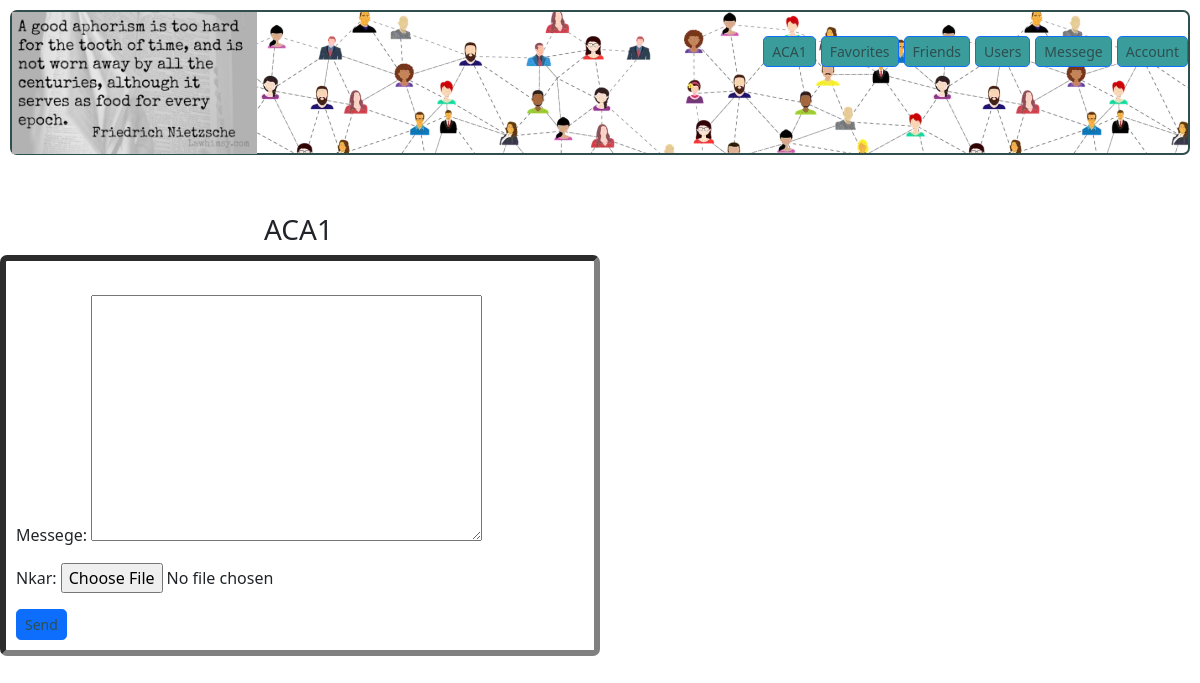
Before: /home/mess?rec=ACA1 (signed in) with the older database file.
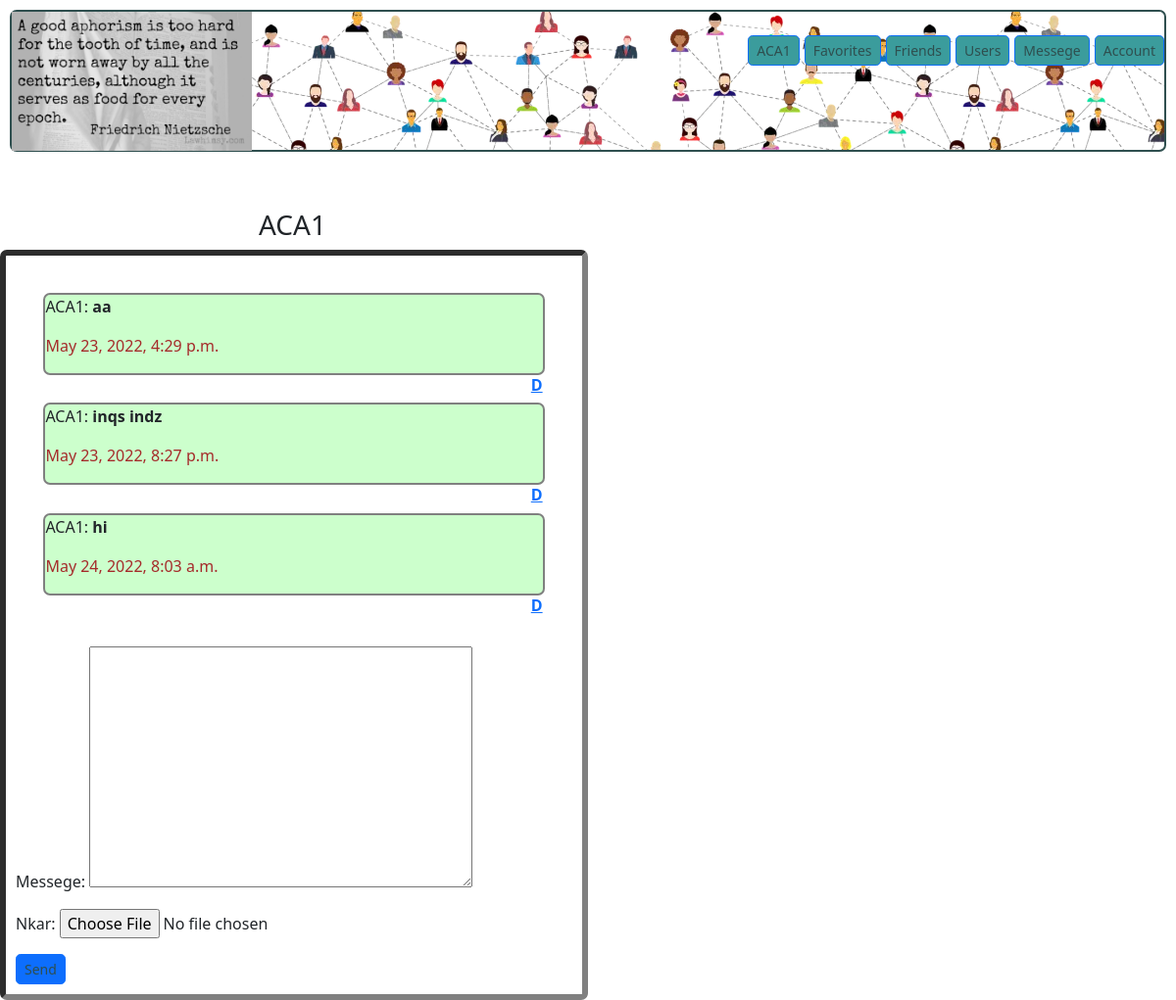
After: the same page with the newer database file.
### scrap/models.py (models this page shows, shortened)
class Messege(models.Model):
    messege = models.TextField(null=True,  blank=True)
    nkar = models.ImageField(upload_to='media', blank=True, null=True)
    sender = models.ForeignKey(User, related_name='send', on_delete=models.SET_NULL, null=True)
    reciever = models.ForeignKey(User, related_name='reciev', on_delete=models.SET_NULL, null=True)
    date = models.DateTimeField(auto_now=True, blank=True)

### scrap/views.py (the view, shortened to what this page needs)
# urls.py: path('mess', login_required(SendMes.as_view()), name='mess'),
class SendMes(LoginRequiredMixin, CreateView):
    model = Messege
    fields = ('messege', 'nkar')
    success_url = reverse_lazy('scrap:mess')
    @staticmethod
    def f(req):
        q = req.GET['rec']
        if q.replace(req.user.username, ''):
            f = q.replace(req.user.username, '')
        else:
            f = req.user.username
        return f
    def get_context_data(self, **kwargs):
        context = super().get_context_data(**kwargs)
        f = self.f(self.request)
        context['rec'] = self.f(self.request)
        obj = Messege.objects.filter(Q(reciever=self.request.user, sender__username=f) |
                                     Q(sender=self.request.user, reciever__username=f)).order_by('date')
        context['object_list'] = obj
        return context

### scrap/templates/scrap/messege_form.html (shortened to what this page needs)
{% extends "base.html" %}
{% block content %}
<br><br>
<h3 style="margin-left:22%">{{rec}}</h3>
<div style="border:6px inset grey;border-radius: 7px;padding:10px;width:50%">
{% for mes in object_list %}
<div style="border:2px solid grey;border-radius: 7px;margin:5%;background:#ccffcc">
{% if request.user == mes.reciever %}
    <p style=""> {{rec}}: <b>{{ mes.messege }}</b> </p>
    {%else%}
    <p  style="color:brown"> you: <b>{{ mes.messege }}</b> </p>
    {% if mes.nkar %}
    <img src="{{mes.nkar.url}}" style="width:70px;margin-left:5%">
    {%endif%}{%endif%}
    <p  style="color:brown">  {{ mes.date }} </p>
    <a style="float:right"href="{% url 'scrap:delete_mes' mes.id%}"><b>D</b> </a>
</div>
{%endfor%}
<br>
{%if request.user.is_authenticated%}
<form method="post" enctype="multipart/form-data" >{% csrf_token %}
    {{ form.as_p }}
    <input class="btn btn-primary btn-sm" type="submit" value="Send" >
</form>
{%endif%}</div>
{% endblock content %}

### templates/base.html (shortened to what this page needs)
<!DOCTYPE HTML>
<html lang="en">
<head>
{%load static%}
    <link rel="stylesheet" type="text/css" href="{% static 'css/bootstrap.css' %}">
    </head>
<body>
<div style="border:2px solid #2f4f4f;border-radius: 7px ;margin:10px; background-image: url('{% static 'cropped.png' %}');height:145px">
<a href="{% url 'scrap:get_aphs' %}"><img src="{% static 'navig.png' %}" style="width:245px;float:left" alt="My image"></a><br>
{%if request.user.is_authenticated%}
    <a   href="{%url 'accounts:settings'%}"><button style="float:right;margin-left:5px;background:#3B9C9C" class="btn btn-primary btn-sm">Account </button></a>
    <a   href="{%url 'scrap:sent'%}"><button style="float:right;margin-left:5px;background:#3B9C9C" class="btn btn-primary btn-sm">Messege </button></a>
    <a  href="{%url 'scrap:users_list'%}"><button style="float:right;margin-left:5px;background:#3B9C9C" class="btn btn-primary btn-sm">Users </button></a>
    <a  href="{%url 'scrap:friend_requests'%}"><button style="float:right;margin-left:5px;background:#3B9C9C" class="btn btn-primary btn-sm">Friends </button></a>
    {%endif%}
{%if request.user.is_authenticated%}
    <a  href="{%url 'scrap:get_aphs'%}?fav=fav"><button style="float:right;margin-left:5px;background:#3B9C9C" class="btn btn-primary btn-sm">Favorites </button></a>
   <a  href="{%url 'scrap:get_aphs'%}?user=self"><button style="float:right;margin-left:5px;background:#3B9C9C" class="btn btn-primary btn-sm">{{request.user.username}}</button></a>
    {%endif%}
</div>
{% block content %}
{% endblock content %}
</body>
</html>

Changed rows visible on the page:
added Messege: {{ rec }} "ACA1", messege "aa", date "May 23, 2022, 4:29 p.m."
added Messege: {{ rec }} "ACA1", messege "inqs indz", date "May 23, 2022, 8:27 p.m."
added Messege: {{ rec }} "ACA1", messege "hi", date "May 24, 2022, 8:03 a.m."
